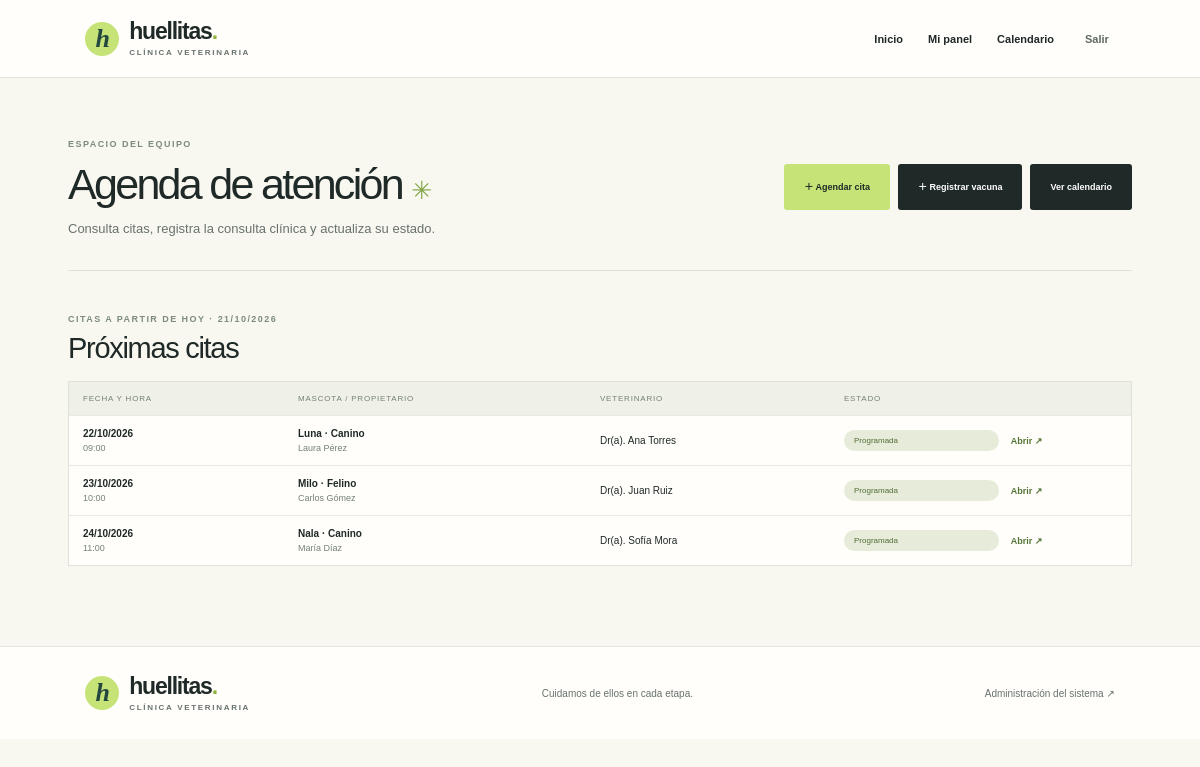
The app's page /personal/ (signed in) with its own data.
### citas/models.py (models this page shows, shortened)
class Cita(models.Model):
    class Estado(models.TextChoices):
        PROGRAMADA = 'PROGRAMADA', 'Programada'
        ATENDIDA = 'ATENDIDA', 'Atendida'
        CANCELADA = 'CANCELADA', 'Cancelada'
    cita_id = models.BigAutoField(primary_key=True)
    mascota = models.ForeignKey('mascotas.Mascota', on_delete=models.PROTECT, related_name='citas')
    veterinario = models.ForeignKey('veterinarios.Veterinario', on_delete=models.PROTECT, related_name='citas')
    fecha_hora = models.DateTimeField()
    motivo = models.CharField(max_length=180)
    estado = models.CharField(max_length=12, choices=Estado.choices, default=Estado.PROGRAMADA)
    notas = models.TextField(blank=True)
    class Meta:
        ordering = ['-fecha_hora']
        verbose_name = 'cita'
        verbose_name_plural = 'citas'

### mascotas/models.py (models this page shows, shortened)
class Mascota(models.Model):
    mascota_id = models.BigAutoField(primary_key=True)
    propietario = models.ForeignKey('propietarios_core.Propietario', on_delete=models.PROTECT, related_name='mascotas')
    nombre = models.CharField(max_length=80)
    especie = models.CharField(max_length=40)
    raza = models.CharField(max_length=60, blank=True)
    sexo = models.CharField(max_length=10, choices=[('M', 'Macho'), ('H', 'Hembra')])
    fecha_nacimiento = models.DateField(null=True, blank=True)
    peso_kg = models.DecimalField(max_digits=6, decimal_places=2, null=True, blank=True)
    activo = models.BooleanField(default=True)
    class Meta:
        ordering = ['nombre']
        verbose_name = 'mascota'
        verbose_name_plural = 'mascotas'

### propietarios_core/models.py (models this page shows, shortened)
class Propietario(models.Model):
    propietario_id = models.BigAutoField(primary_key=True)
    usuario = models.OneToOneField('auth.User', on_delete=models.SET_NULL, null=True, blank=True, related_name='perfil_propietario')
    nombres = models.CharField(max_length=80)
    apellidos = models.CharField(max_length=80)
    documento = models.CharField(max_length=20, unique=True)
    telefono = models.CharField(max_length=20)
    correo = models.EmailField(blank=True)
    direccion = models.CharField(max_length=160)
    class Meta:
        ordering = ['apellidos', 'nombres']
        verbose_name = 'propietario'
        verbose_name_plural = 'propietarios'

### veterinarios/models.py (models this page shows)
class Veterinario(models.Model):
    veterinario_id = models.BigAutoField(primary_key=True)
    nombres = models.CharField(max_length=80)
    apellidos = models.CharField(max_length=80)
    documento = models.CharField(max_length=20, unique=True)
    tarjeta_profesional = models.CharField(max_length=40, unique=True)
    telefono = models.CharField(max_length=20)
    correo = models.EmailField(unique=True)
    especialidad = models.CharField(max_length=80)
    activo = models.BooleanField(default=True)
    class Meta:
        ordering = ['apellidos', 'nombres']
        verbose_name = 'veterinario'
        verbose_name_plural = 'veterinarios'
    def __str__(self):
        return f'Dr(a). {self.nombres} {self.apellidos}'

### config/views.py (the view)
# urls.py: path('personal/', views.agenda_personal, name='agenda_personal'),
@login_required
def agenda_personal(request):
    requiere_personal(request.user)
    today=timezone.localdate()
    citas=Cita.objects.filter(fecha_hora__date__gte=today).select_related('mascota','mascota__propietario','veterinario').order_by('fecha_hora')[:60]
    return render(request,'portal/agenda_personal.html',{'citas':citas,'hoy':today})

### config/views.py (called while the page is built)
def es_personal(user):
    return user.is_authenticated and (user.is_staff or user.is_superuser or user.groups.filter(name__in=['Recepcionista','Veterinario']).exists())

def requiere_personal(user):
    if not es_personal(user):
        raise PermissionDenied

### templates/portal/agenda_personal.html (shortened to what this page needs)
{% extends 'portal/base.html' %}
{% block content %}
<section class="dashboard-page"><div class="dashboard-welcome"><div><span class="portal-eyebrow">ESPACIO DEL EQUIPO</span><h1>Agenda de atención <span>✳</span></h1><p>Consulta citas, registra la consulta clínica y actualiza su estado.</p></div><div class="staff-actions"><a class="button button-green" href="{% url 'nueva_cita_personal' %}">＋ Agendar cita</a><a class="button button-dark" href="{% url 'registrar_vacuna' %}">＋ Registrar vacuna</a><a class="button button-dark" href="{% url 'calendario_personal' %}">Ver calendario</a></div></div>
<section class="portal-section"><div class="portal-section-title"><div><span class="portal-eyebrow">CITAS A PARTIR DE HOY · {{ hoy|date:'d/m/Y' }}</span><h2>Próximas citas</h2></div></div>
{% if citas %}<div class="staff-table"><div class="staff-table-head"><span>FECHA Y HORA</span><span>MASCOTA / PROPIETARIO</span><span>VETERINARIO</span><span>ESTADO</span></div>{% for cita in citas %}<div class="staff-table-row"><span><b>{{ cita.fecha_hora|date:'d/m/Y' }}</b><small>{{ cita.fecha_hora|date:'H:i' }}</small></span><span><b>{{ cita.mascota.nombre }} · {{ cita.mascota.especie }}</b><small>{{ cita.mascota.propietario.nombres }} {{ cita.mascota.propietario.apellidos }}</small></span><span>{{ cita.veterinario }}</span><span class="status-pill status-{{ cita.estado|lower }}">{{ cita.get_estado_display }}</span><a class="table-action" href="{% url 'atender_cita' cita.cita_id %}">Abrir ↗</a></div>{% endfor %}</div>{% else %}<div class="empty-state"><p>No hay citas próximas.</p></div>{% endif %}</section></section>
{% endblock %}

### templates/portal/base.html (shortened to what this page needs)
{% load static %}
<!doctype html>
<html lang="es">
<head>
  <link rel="stylesheet" href="{% static 'site.css' %}"><link rel="stylesheet" href="{% static 'portal.css' %}"><link rel="stylesheet" href="{% static 'portal-extra.css' %}">
</head>
<body class="portal-body">
  <header class="portal-header">
    <a class="brand" href="{% url 'inicio' %}"><span class="brand-mark">h</span><span>huellitas<span class="brand-dot">.</span><small>CLÍNICA VETERINARIA</small></span></a>
    <nav class="portal-nav">
      <a href="{% url 'inicio' %}">Inicio</a>
      {% if user.is_authenticated %}
        <a href="{% url 'mi_cuenta' %}">Mi panel</a><a href="{% url 'calendario' %}">Calendario</a>
        <form method="post" action="{% url 'cerrar_sesion' %}">{% csrf_token %}<button class="nav-logout" type="submit">Salir</button></form>
      {% else %}<a href="{% url 'ingresar' %}">Iniciar sesión</a><a class="nav-register" href="{% url 'registrar' %}">Crear cuenta <span>↗</span></a>{% endif %}
    </nav>
  </header>
  <main class="portal-main">{% block content %}{% endblock %}</main>
  <footer class="portal-footer"><a class="brand" href="{% url 'inicio' %}"><span class="brand-mark">h</span><span>huellitas<span class="brand-dot">.</span><small>CLÍNICA VETERINARIA</small></span></a><span>Cuidamos de ellos en cada etapa.</span><a href="{% url 'admin:index' %}">Administración del sistema ↗</a></footer>
</body></html>

### static/site.css (style rules this page uses)
:root { --ink:#1f2927;--muted:#68726e;--green:#c5e377;--green-dark:#a6ca54;--cream:#f8f7f0;--paper:#fffefa;--line:#dfe2d8;--teal:#244840;--lilac:#e8e1f4;--yellow:#f7e7a9;--blue:#dcecf0;--heading:'Manrope',sans-serif;--body:'DM Sans',sans-serif }
* { box-sizing:border-box }
html { scroll-behavior:smooth }
body { margin:0;background:var(--paper);color:var(--ink);font-family:var(--body);font-size:15px;-webkit-font-smoothing:antialiased }
a { color:inherit;text-decoration:none }
.brand { display:flex;align-items:center;gap:10px;font-family:var(--heading);font-size:23px;font-weight:800;letter-spacing:-1.2px;line-height:1 }
.brand-mark { height:34px;width:34px;border-radius:50%;background:var(--green);display:grid;place-items:center;font-size:26px;color:var(--teal);font-family:Georgia,serif;font-style:italic }
.brand-dot { color:#8cb43c }
.brand small { display:block;margin-top:5px;font:600 8px var(--body);letter-spacing:1.7px;color:var(--muted) }
.button { min-height:46px;padding:0 20px;display:inline-flex;align-items:center;justify-content:center;gap:17px;border-radius:3px;font-size:11px;font-weight:700;transition:transform .2s,background .2s }
.button-dark { background:var(--ink);color:white }
.button-green { background:var(--green);color:var(--ink) }

### static/portal.css (style rules this page uses)
.portal-body { background:#f8f7f0;min-height:100vh }
.portal-header { height:78px;padding:0 7.1%;background:#fffefa;border-bottom:1px solid #dfe2d8;display:flex;align-items:center;justify-content:space-between }
.portal-nav { display:flex;align-items:center;gap:25px;font-size:11px;font-weight:600 }
.portal-nav form { margin:0 }
.nav-logout { border:0;background:none;color:#5e6963;font:600 11px 'DM Sans',Arial,sans-serif;cursor:pointer }
.portal-main { min-height:65vh }
.portal-footer { padding:26px 7.1%;min-height:93px;display:flex;align-items:center;justify-content:space-between;gap:20px;background:#fffefa;border-top:1px solid #e4e5dc }
.portal-footer>span,.portal-footer>a:last-child { font-size:10px;color:#68726e }
.portal-eyebrow { font-size:9px;font-weight:700;letter-spacing:1.45px;color:#7d8b7d }
.portal-main h1,.portal-main h2,.portal-main h3 { font-family:'Manrope','Trebuchet MS',Arial,sans-serif }
.portal-main h1 { font-size:clamp(38px,5vw,56px);font-weight:500;letter-spacing:-2.7px;line-height:1.12 }
.portal-main h2 { font-size:29px;font-weight:500;letter-spacing:-1.3px;margin:8px 0 0 }
.muted,.page-heading>p,.dashboard-welcome>div>p { color:#68726e;line-height:1.7;font-size:13px }
.dashboard-page { max-width:1120px;margin:0 auto;padding:55px 28px 80px }
.dashboard-welcome { display:flex;align-items:center;justify-content:space-between;gap:20px;padding-bottom:30px;border-bottom:1px solid #dfe2d8 }
.dashboard-welcome h1 { margin:10px 0;font-size:43px }
.dashboard-welcome h1 span { font-size:25px;color:#84a84c }
.dashboard-welcome>div>p { margin:0 }
.portal-section { margin-top:37px }
.portal-section-title { display:flex;align-items:end;justify-content:space-between;margin-bottom:16px }
.portal-section-title h2 { margin-top:7px }
.status-pill { white-space:nowrap;border-radius:20px;padding:6px 10px;font-size:8px;background:#e6ecd9;color:#526c36 }
.staff-actions { display:flex;gap:8px;flex-wrap:wrap }
.staff-actions .button { font-size:9px }
.staff-table { border:1px solid #e0e2d9;background:#fffefa }
.staff-table-head,.staff-table-row { display:grid;grid-template-columns:1.05fr 1.5fr 1.2fr .8fr .55fr;gap:12px;align-items:center;padding:12px 14px }
.staff-table-head { background:#eff1e8;color:#758075;font-size:8px;letter-spacing:.8px }
.staff-table-row { border-top:1px solid #e8e9e1;font-size:10px }
.staff-table-row>span>b,.staff-table-row>span>small { display:block }
.staff-table-row>span>small { color:#748077;font-size:9px;margin-top:4px }
.table-action { font-size:9px;font-weight:700;color:#547436 }

### static/portal-extra.css (style rules this page uses)
.staff-actions { justify-content:flex-end }
.portal-nav form { display:inline-flex }

### records on screen
Cita: fecha_hora "22/10/2026", fecha_hora "09:00", mascota.nombre "Luna", mascota.especie "Canino", mascota.propietario.nombres "Laura", mascota.propietario.apellidos "Pérez", veterinario "Dr(a). Ana Torres", estado "Programada"
Cita: fecha_hora "23/10/2026", fecha_hora "10:00", mascota.nombre "Milo", mascota.especie "Felino", mascota.propietario.nombres "Carlos", mascota.propietario.apellidos "Gómez", veterinario "Dr(a). Juan Ruiz", estado "Programada"
Cita: fecha_hora "24/10/2026", fecha_hora "11:00", mascota.nombre "Nala", mascota.especie "Canino", mascota.propietario.nombres "María", mascota.propietario.apellidos "Díaz", veterinario "Dr(a). Sofía Mora", estado "Programada"

### other values on screen
{{ hoy|date:'d/m/Y' }} "21/10/2026"
